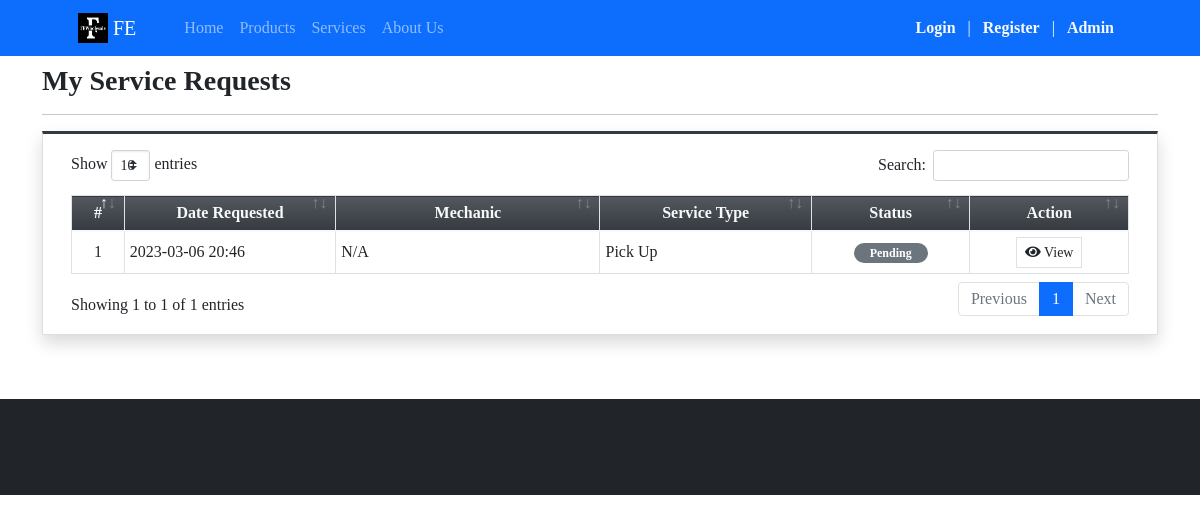
Screenshot of /?p=my_services (signed in) with the database file from the repository.
### tables this page shows
CREATE TABLE `service_requests` (
  `id` int(30) NOT NULL,
  `client_id` int(30) NOT NULL,
  `service_type` text NOT NULL,
  `mechanic_id` int(30) DEFAULT NULL,
  `status` tinyint(1) NOT NULL DEFAULT 0,
  `date_created` datetime NOT NULL DEFAULT current_timestamp()
);

### classes/DBConnection.php (called while the page is built, shortened)
<?php
class DBConnection{
    private $host = DB_SERVER;
    private $username = DB_USERNAME;
    private $password = DB_PASSWORD;
    private $database = DB_NAME;
    public $conn;
    public function __construct(){
        if (!isset($this->conn)) {
            $this->conn = new mysqli($this->host, $this->username, $this->password, $this->database);
        }
    }
}
?>

### classes/SystemSettings.php (called while the page is built, shortened)
<?php
class SystemSettings extends DBConnection{
	function userdata($field = ''){
		if(!empty($field)){
			if(isset($_SESSION['userdata'][$field]))
				return $_SESSION['userdata'][$field];
			else
				return null;
		}else{
			return false;
		}
	}
}
$_settings = new SystemSettings();
?>

### my_services.php (the view, shortened to what this page needs)
<div class="content py-5 mt-3">
    <div class="container">
        <h3><b>My Service Requests</b></h3>
        <hr>
        <div class="card card-outline card-dark shadow rounded-0">
            <div class="card-body">
                <div class="container-fluid">
                    <table class="table table-stripped table-bordered">
                        <colgroup>
                            <col width="5%">
                            <col width="20%">
                            <col width="25%">
                            <col width="20%">
                            <col width="15%">
                            <col width="15%">
                        </colgroup>
                        <thead>
                            <tr class="bg-gradient-dark text-light">
                                <th class="text-center">#</th>
                                <th class="text-center">Date Requested</th>
                                <th class="text-center">Mechanic</th>
                                <th class="text-center">Service Type</th>
                                <th class="text-center">Status</th>
                                <th class="text-center">Action</th>
                            </tr>
                        </thead>
                        <tbody>
                            <?php
                            $i = 1;
                            $mechanic = $conn->query("SELECT * FROM mechanics_list where id in (SELECT mechanic_id FROM `service_requests` where client_id = '{$_settings->userdata('id')}')");
                            $mechanic_arr = array_column($mechanic->fetch_all(MYSQLI_ASSOC),'name','id');
                            $orders = $conn->query("SELECT * FROM `service_requests` where client_id = '{$_settings->userdata('id')}' order by unix_timestamp(date_created) desc ");
                            while($row = $orders->fetch_assoc()):
                            ?>
                                <tr>
                                    <td class="text-center"><?= $i++ ?></td>
                                    <td><?= date("Y-m-d H:i", strtotime($row['date_created'])) ?></td>
                                    <td><p class="truncate-1 m-0"><?= isset($mechanic_arr[$row['mechanic_id']]) ? $mechanic_arr[$row['mechanic_id']] : "N/A" ?></p></td>
                                    <td class=""><?= $row['service_type'] ?></td>
                                    <td class="text-center">
                                        <?php if($row['status'] == 1): ?>
                                        <span class="badge badge-primary rounded-pill px-3">Confirmed</span>
                                        <?php elseif($row['status'] == 2): ?>
                                            <span class="badge badge-warning rounded-pill px-3">On-progress</span>
                                        <?php elseif($row['status'] == 3): ?>
                                            <span class="badge badge-success rounded-pill px-3">Done</span>
                                        <?php elseif($row['status'] == 4): ?>
                                            <span class="badge badge-danger rounded-pill px-3">Cancelled</span>
                                        <?php else: ?>
                                            <span class="badge badge-secondary rounded-pill px-3">Pending</span>
                                        <?php endif; ?>
                                    </td>
                                    <td class="text-center">
                                        <button class="btn btn-flat btn-sm btn-default border view_data" type="button" data-id="<?= $row['id'] ?>"><i class="fa fa-eye"></i> View</button>
                                    </td>
                                </tr>
                            <?php endwhile; ?>
                        </tbody>
                    </table>
                </div>
            </div>
        </div>
    </div>
</div>

### rows the page displays
service_requests: date_created "2023-03-06 20:46", shows "N/A", service_type "Pick Up", status "Pending"

### other values shown
$_settings->info('short_name') "FE"
